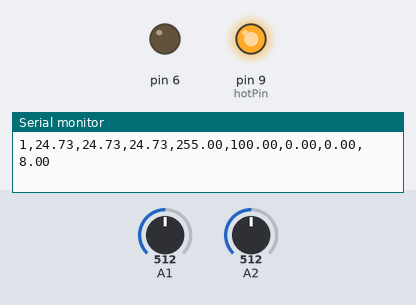
The sketch below on a simulated Arduino Uno, built with avr-gcc and run on an emulated ATmega328P. On the bench: output pins drawn as LEDs (lit = HIGH), the last lines printed to the serial monitor. The inputs (shaded band) are chosen by the test bench; at power-on: A1 = 512, A2 = 512.

Above: at 1.2 s.
1.3 s: A1 set to 234
2.8 s: A1 set to 222
At 3.4 s:
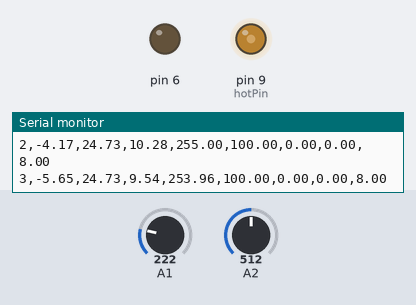
4.3 s: A2 set to 526
At 4.7 s:
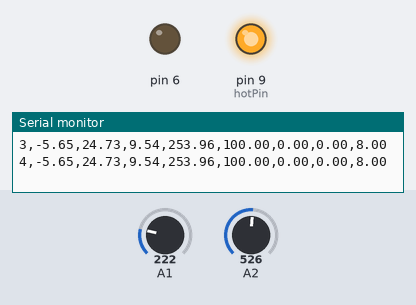
5.8 s: A2 set to 306
At 7.0 s:
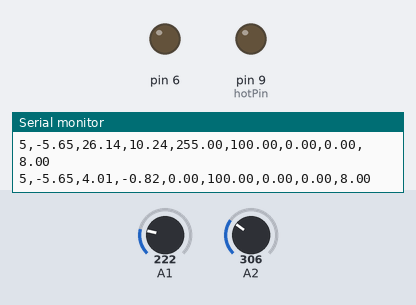
7.3 s: A2 set to 448
8.8 s: A2 set to 473
At 9.4 s:
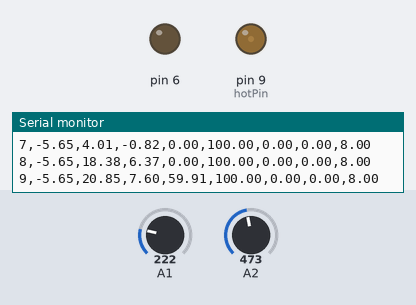
Timing chart, 0 to 11.3 s (numbered marks = the images above; inputs shaded):
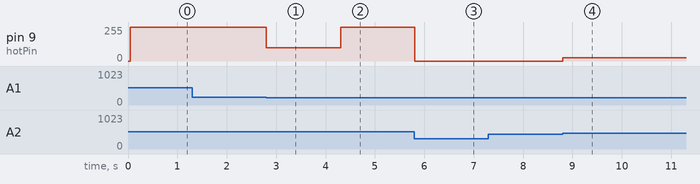

The sketch:

PID_VaccineControl_new.ino
```cpp
#include <PID_v1.h> // need this package

// 1 2 3
// 2 1 0
int ThermistorPin1 = 0;
int ThermistorPin2 = 1;
int ThermistorPin3 = 2;
int V1,V2,V3;
float R1 = 10000;
float logR2_1, R2_1, T_1, Tc_1, Tf_1;
float logR2_2, R2_2, T_2, Tc_2, Tf_2;
float logR2_3, R2_3, T_3, Tc_3, Tf_3;
float c1 = 1.009249522e-03, c2 = 2.378405444e-04, c3 = 2.019202697e-07;
int icr, frecuency, duty_cycle;

int hotPin = 9; // output pin is PWM Output pin

// defining variables for PID
double Setpoint, Input, Output=100;
double Kp=100, Ki=0, Kd=0;
PID myPID(&Input, &Output, &Setpoint, Kp, Ki, Kd, REVERSE);

// for printing outputs
unsigned long previousMillis = 0;
const unsigned long interval = 1000;

void setup() {

  Serial.begin(9600);
  pinMode(hotPin, OUTPUT);
  pinMode(6, OUTPUT);

  // Timer/Counter 1 initialization
  TCCR1A = 0xA2;
  TCCR1B = 0x19;
  TCNT1H = 0x00;
  TCNT1L = 0x00;

  duty_cycle = 110; // Change this value to the desired duty cycle (0-100 %)
  icr = 639; // icr and frecuency values are set to generate a 25 kHZ signal
  frecuency = 16000000 / (1 + icr);

  ICR1H = icr >> 8;
  ICR1L = icr & 0x00ff;
  // Sets the duty cycle with the value entered in line 12
  OCR1A = icr * (duty_cycle / 100.0);

  // float Tc_1 = readTemperature(ThermistorPin1);
  float Tc_2 = readTemperature(ThermistorPin2);
  float Tc_3 = readTemperature(ThermistorPin3);
  Input = mean(Tc_2, Tc_3);
  Setpoint = 8;

  myPID.SetMode(AUTOMATIC);

}

float readTemperature(int pin) {
    int V = analogRead(pin);
    float R2 = R1 * (1023.0 / (float)V - 1.0);
    float logR2 = log(R2);
    float T = (1.0 / (c1 + c2 * logR2 + c3 * logR2 * logR2 * logR2)) - 273.15;
    return T;
}

float median(float a, float b, float c) {
    if ((a >= b && a <= c) || (a >= c && a <= b)) return a;
    if ((b >= a && b <= c) || (b >= c && b <= a)) return b;
    return c;
}

float mean(float a, float b) {
  return (a + b) / 2;
}

void loop() {

  unsigned long elapsedTime = millis() / 1000; // to track elapsed time
  unsigned long currentMillis = millis(); // Get current time

  // float Tc_1 = readTemperature(ThermistorPin1);
  float Tc_2 = readTemperature(ThermistorPin2);
  float Tc_3 = readTemperature(ThermistorPin3);
  Input = mean(Tc_2, Tc_3);
  myPID.Compute();
  analogWrite(hotPin, Output);

  // Print data in CSV format (Thermistor 1/2/3, PID Input, PID Output, Kp, Ki, Kd, duty_cycle)
  if (currentMillis - previousMillis >= interval) { // Check if 1000ms have passed
    previousMillis = currentMillis; // Update last printed time
    Serial.print(elapsedTime);
    Serial.print(",");
    // Serial.print(Tc_1);
    // Serial.print(",");
    Serial.print(Tc_2);
    Serial.print(",");
    Serial.print(Tc_3);
    Serial.print(",");
    Serial.print(Input);
    Serial.print(",");
    Serial.print(Output);
    Serial.print(",");
    Serial.print(myPID.GetKp());
    Serial.print(",");
    Serial.print(myPID.GetKi());
    Serial.print(",");
    Serial.print(myPID.GetKd());
    Serial.print(",");
    Serial.print(Setpoint);
    Serial.print("\n");
    // Serial.print(",");
    // Serial.println(duty_cycle);
  }

}
```

Measured:
- the behaviour switches between 223 and 222 on A1 (found by bisection; images 0 and 1)
- the behaviour switches between 512 and 513 on A2 (found by bisection; images 1 and 2)
- after the input at 2.8 s, pin 9 (hotPin): 255/255 → 101/255 at once
- after the input at 4.3 s, pin 9 (hotPin): 101/255 → 255/255 at once
- after the input at 5.8 s, pin 9 (hotPin): 255/255 → 0/255 at once
- after the input at 8.8 s, pin 9 (hotPin): 0/255 → 24/255 at once
